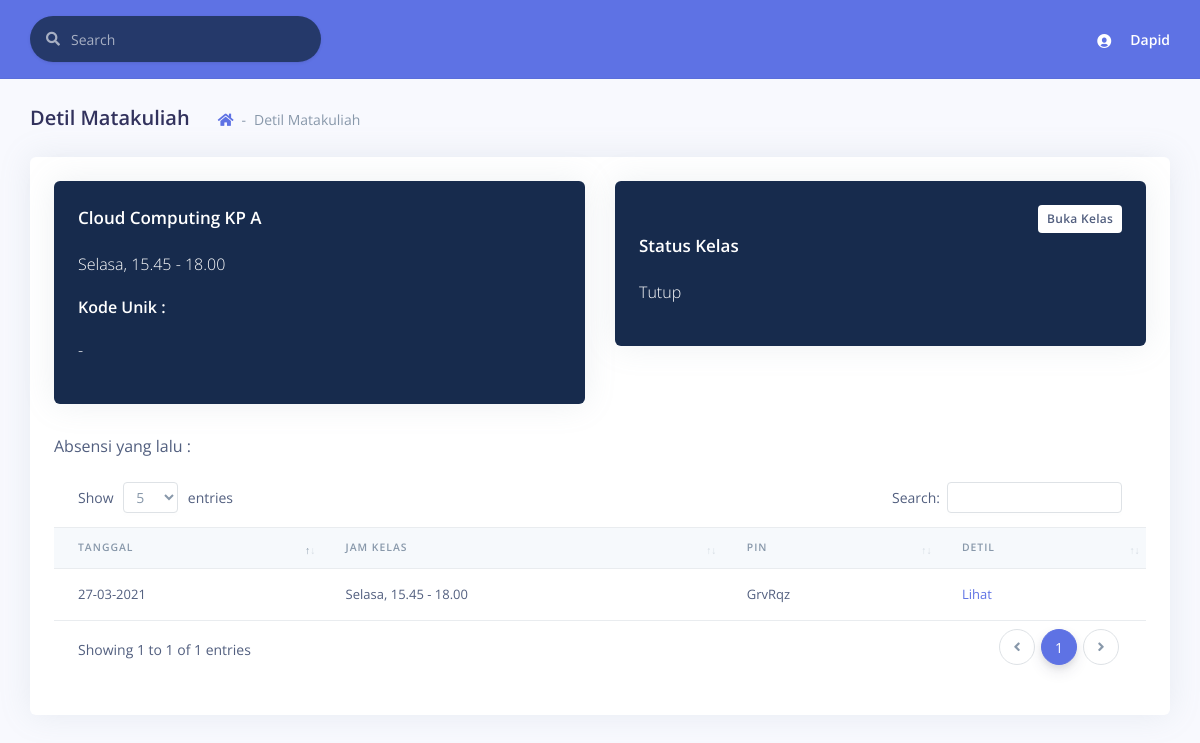
Page /detil_matkul.php?mkid=3 (signed in) on the committed database.
### tables this page shows
CREATE TABLE IF NOT EXISTS `matakuliahs` (
  `id` INT(11) NOT NULL AUTO_INCREMENT,
  `nama` VARCHAR(45) NOT NULL,
  PRIMARY KEY (`id`));

CREATE TABLE IF NOT EXISTS `matakuliahs_buka` (
  `id` INT(11) NOT NULL AUTO_INCREMENT,
  `kp` VARCHAR(45) NOT NULL,
  PRIMARY KEY (`id`));

CREATE TABLE IF NOT EXISTS `jadwals` (
  `id` INT(11) NOT NULL AUTO_INCREMENT,
  `hari` VARCHAR(45) NOT NULL,
  `jam_mulai` VARCHAR(45) NOT NULL,
  `jam_selesai` VARCHAR(45) NOT NULL,
  PRIMARY KEY (`id`));

CREATE TABLE IF NOT EXISTS `matakuliahs_kp` (
  `matakuliahs_id` INT(11) NOT NULL,
  `matakuliahs_buka_id` INT(11) NOT NULL,
  `kapasitas` VARCHAR(45) NOT NULL,
  `dosen_id` INT NOT NULL,
  `status` TINYINT NULL DEFAULT 0,
  `e_code` VARCHAR(45) NULL,
  PRIMARY KEY (`matakuliahs_id`, `matakuliahs_buka_id`),
  INDEX `fk_matakuliahs_has_matakuliahs_buka_matakuliahs_buka1_idx` (`matakuliahs_buka_id` ASC),
  INDEX `fk_matakuliahs_has_matakuliahs_buka_matakuliahs1_idx` (`matakuliahs_id` ASC),
  CONSTRAINT `fk_matakuliahs_has_matakuliahs_buka_matakuliahs1`
    FOREIGN KEY (`matakuliahs_id`)
    REFERENCES `matakuliahs` (`id`)
    ON DELETE NO ACTION
    ON UPDATE NO ACTION,
  CONSTRAINT `fk_matakuliahs_has_matakuliahs_buka_matakuliahs_buka1`
    FOREIGN KEY (`matakuliahs_buka_id`)
    REFERENCES `matakuliahs_buka` (`id`)
    ON DELETE NO ACTION
    ON UPDATE NO ACTION);

CREATE TABLE IF NOT EXISTS `kehadirans` (
  `id` INT NOT NULL AUTO_INCREMENT,
  `mahasiswas_id` INT(11) NOT NULL,
  `matakuliahs_id` INT(11) NOT NULL,
  `matakuliahs_buka_id` INT(11) NOT NULL,
  `jadwals_id` INT(11) NOT NULL,
  `tanggal` DATETIME NULL DEFAULT NULL,
  `status` ENUM('HADIR', 'TIDAK HADIR', 'IZIN') NULL DEFAULT 'HADIR',
  `e_code` VARCHAR(45) NULL DEFAULT NULL,
  PRIMARY KEY (`id`),
  INDEX `fk_mahasiswas_has_matakuliahs_has_matakuliahs_buka_has_jadw_idx` (`matakuliahs_id` ASC, `matakuliahs_buka_id` ASC, `jadwals_id` ASC),
  INDEX `fk_mahasiswas_has_matakuliahs_has_matakuliahs_buka_has_jadw_idx1` (`mahasiswas_id` ASC),
  CONSTRAINT `fk_mahasiswas_has_matakuliahs_has_matakuliahs_buka_has_jadwal1`
    FOREIGN KEY (`mahasiswas_id`)
    REFERENCES `mahasiswas` (`id`)
    ON DELETE NO ACTION
    ON UPDATE NO ACTION,
  CONSTRAINT `fk_mahasiswas_has_matakuliahs_has_matakuliahs_buka_has_jadwal2`
    FOREIGN KEY (`matakuliahs_id` , `matakuliahs_buka_id` , `jadwals_id`)
    REFERENCES `jadwal_matakuliahs` (`matakuliahs_id` , `matakuliahs_buka_id` , `jadwals_id`)
    ON DELETE NO ACTION
    ON UPDATE NO ACTION);

### detil_matkul.php (the view, shortened to what this page needs)
<!DOCTYPE html>
<html>
<head>
    <link rel="stylesheet" href="./assets/vendor/nucleo/css/nucleo.css" type="text/css">
    <link rel="stylesheet" href="./assets/vendor/@fortawesome/fontawesome-free/css/all.min.css" type="text/css">
    <link rel="stylesheet" href="./assets/css/argon.css?v=1.1.0" type="text/css">
    <link href="https://cdnjs.cloudflare.com/ajax/libs/limonte-sweetalert2/7.33.1/sweetalert2.min.css" rel="stylesheet">
    <link rel="stylesheet" href="./assets/vendor/datatables.net-bs4/css/dataTables.bootstrap4.min.css">
    <link rel="stylesheet" href="./assets/vendor/datatables.net-buttons-bs4/css/buttons.bootstrap4.min.css">
    <link rel="stylesheet" href="./assets/vendor/datatables.net-select-bs4/css/select.bootstrap4.min.css">
</head>
<?php
$idmatakuliah = $_GET['mkid'];
$mysqli = konek('localhost', 'root', '', 'presensi_cloud');
?>
<body>
    <div class="main-content" id="panel">
        <nav class="navbar navbar-top navbar-expand navbar-light bg-primary border-bottom">
            <div class="container-fluid">
                <div class="collapse navbar-collapse" id="navbarSupportedContent">
                    <form class="navbar-search navbar-search-dark form-inline mr-sm-3" id="navbar-search-main">
                        <div class="form-group mb-0">
                            <div class="input-group input-group-alternative input-group-merge">
                                <div class="input-group-prepend">
                                    <span class="input-group-text"><i class="fas fa-search"></i></span>
                                </div>
                                <input class="form-control" placeholder="Search" type="text">
                            </div>
                        </div>
                    </form>
                    <ul class="navbar-nav align-items-center ml-auto ml-md-0">
                        <li class="nav-item dropdown">
                            <a class="nav-link pr-0" href="#" role="button" data-toggle="dropdown" aria-haspopup="true" aria-expanded="false">
                                <div class="media align-items-center">
                                    <span class="avatar avatar-sm rounded-circle bg-transparent">
                                        <i class="ni ni-circle-08 bg-transparent"></i>
                                    </span>
                                    <div class="media-body ml-2 d-none d-lg-block">
                                        <span class="mb-0 text-sm  font-weight-bold text-white"><?php echo $_SESSION['nama'] ?></span>
                                    </div>
                                </div>
                            </a>
                        </li>
                    </ul>
                </div>
            </div>
        </nav>
        <div class="header pb-6">
            <div class="container-fluid">
                <div class="header-body">
                    <div class="row align-items-center py-4">
                        <div class="col-lg-6 col-7">
                            <h6 class="h2 d-inline-block mb-0">Detil Matakuliah</h6>
                            <nav aria-label="breadcrumb" class="d-none d-md-inline-block ml-md-4">
                                <ol class="breadcrumb breadcrumb-links">
                                    <li class="breadcrumb-item"><a href="dashboard.php"><i class="fas fa-home"></i></a></li>
                                    <li class="breadcrumb-item active" aria-current="page">Detil Matakuliah</li>
                                </ol>
                            </nav>
                        </div>
                    </div>
                </div>
            </div>
        </div>
        <div class="container-fluid mt--6">
            <div class="row">
                <div class="col-12">
                    <div class="card bg-bg-white border-0">
                        <div class="card-body">
                            <div class="row">
                                <div class="col-12">
                                    <div class="row">
                                        <div class="col-6">
                                            <div class="card bg-default">
                                                <div class="card-body">
                                                    <?php
                                                    $mysqli->select_db('presensi_cloud_' . $_SESSION['jid']);
                                                    $sql = "SELECT *, a.id as id_mk,c.id as id_kp, f.id as id_hari FROM matakuliahs a INNER JOIN matakuliahs_kp b ON
          a.id=b.matakuliahs_id INNER JOIN matakuliahs_buka c ON b.matakuliahs_buka_id=c.id INNER JOIN jadwal_matakuliahs e
          ON a.id=e.matakuliahs_id INNER JOIN jadwals f ON e.jadwals_id=f.id WHERE a.id=" . $idmatakuliah;
                                                    $stmt = $mysqli->prepare($sql);
                                                    $stmt->execute();
                                                    $res = $stmt->get_result();
                                                    while ($row = $res->fetch_assoc()) {
                                                        $nama = $row['nama'];
                                                        $hari = $row['hari'];
                                                        $jamm = $row['jam_mulai'];
                                                        $jams = $row['jam_selesai'];
                                                        $kp = $row['kp'];
                                                        $kpid = $row['id_kp'];
                                                        $kodeun = $row['e_code'];
                                                        if ($kodeun == '') {
                                                            $kodeun = '-';
                                                        }
                                                    }
                                                    echo "<h3 class='card-title text-white'>" . $nama . ' KP ' . $kp . '</h3>';
                                                    echo "<p class='text-white'>" . $hari . ", " . $jamm . " - " . $jams . '</p>';
                                                    echo "<p class='font-weight-bold text-white'> Kode Unik : <p class='text-white' id='kunik'>" . $kodeun . "</p></p>";
                                                    ?>
                                                </div>
                                            </div>
                                        </div>
                                        <div class="col-6">
                                            <div class="card bg-default">
                                                <div class="card-body">
                                                    <div class="d-flex justify-content-between">
                                                        <a href="#" class="mr-4">&nbsp</a>
                                                        <button type="button" id="btntogglekelas" class="btn btn-sm bg-white float-right">
                                                            <?php
                                                            $mysqli->select_db('presensi_cloud_' . $_SESSION['jid']);
                                                            $sql = "SELECT * from matakuliahs_kp WHERE matakuliahs_id=" . $idmatakuliah . " AND matakuliahs_buka_id=" . $kpid;
                                                            $stmt = $mysqli->prepare($sql);
                                                            $stmt->execute();
                                                            $res = $stmt->get_result();
                                                            $row = $res->fetch_assoc();
                                                            if ($row['status'] == 0) {
                                                                $statusKelasss = 'Buka Kelas';
                                                                echo $statusKelasss;
                                                            } else {
                                                                $statusKelasss = 'Tutup Kelas';
                                                                echo $statusKelasss;
                                                            }
                                                            ?>
                                                        </button>
                                                    </div>
                                                    <h3 class="card-title text-white">Status Kelas</h3>
                                                    <blockquote class="blockquote text-white mb-0">
                                                        <p id='statusKelass'>
                                                            <?php
                                                            $mysqli->select_db('presensi_cloud_' . $_SESSION['jid']);
                                                            $sql = "SELECT * from matakuliahs_kp WHERE matakuliahs_id=" . $idmatakuliah . " AND matakuliahs_buka_id=" . $kpid;
                                                            $stmt = $mysqli->prepare($sql);
                                                            $stmt->execute();
                                                            $res = $stmt->get_result();
                                                            $row = $res->fetch_assoc();
                                                            if ($row['status'] == 0) {
                                                                $statusKelass = 'Tutup';
                                                                echo $statusKelass;
                                                            } else {
                                                                $statusKelass = 'Buka';
                                                                echo $statusKelass;
                                                            }
                                                            ?>
                                                        </p>
                                                    </blockquote>
                                                </div>
                                            </div>
                                        </div>
                                    </div>
                                    Absensi yang lalu :
                                    <div class="table-responsive py-4">
                                        <table class="table table-flush" id="datatable-basic">
                                            <thead class="thead-light">
                                                <tr>
                                                    <th>Tanggal</th>
                                                    <th>Jam Kelas</th>
                                                    <th>Pin</th>
                                                    <th>Detil</th>
                                                </tr>
                                            </thead>
                                            <tbody>
                                                <?php
                                                $sql = "SELECT *, a.id as id_mk, b.status as status_matkul, c.id as id_kp, f.id as id_hari, k.e_code as code FROM kehadirans k INNER JOIN matakuliahs a ON k.matakuliahs_id=a.id INNER JOIN matakuliahs_kp b ON
          a.id=b.matakuliahs_id INNER JOIN matakuliahs_buka c ON b.matakuliahs_buka_id=c.id INNER JOIN jadwal_matakuliahs e
          ON a.id=e.matakuliahs_id INNER JOIN jadwals f ON e.jadwals_id=f.id WHERE k.matakuliahs_id=" . $idmatakuliah . " AND k.matakuliahs_buka_id=" . $kpid . " GROUP BY code ORDER BY k.tanggal ASC";
                                                $stmt = $mysqli->prepare($sql);
                                                $stmt->execute();
                                                $res = $stmt->get_result();
                                                while ($row = $res->fetch_assoc()) {
                                                    $tanggal = date_format(date_create($row['tanggal']), "d-m-Y");
                                                    $hari = $row['hari'];
                                                    $jamm = $row['jam_mulai'];
                                                    $jams = $row['jam_selesai'];
                                                    $kode = $row['code'];
                                                    echo "
                                                <tr>
                                                <td>$tanggal</td>
                                                <td>$hari, $jamm - $jams</td>
                                                <td>$kode</td>
                                                <td><a href='detil_absensi.php?ekode=$kode&mkid=$idmatakuliah&kpid=$kpid&tgl=$tanggal'>Lihat</a></td>
                                                </tr>
                                                ";
                                                }
                                                ?>
                                            </tbody>
                                        </table>
                                    </div>
                                </div>
                            </div>
                        </div>
                    </div>
                </div>
            </div>
</body>
</html>

### rows in the picture
matakuliahs: nama "Cloud Computing", matakuliahs_buka.kp "A", jadwals.hari "Selasa", jadwals.jam_mulai "15.45", jadwals.jam_selesai "18.00"
matakuliahs_kp: status "Buka Kelas", status "Tutup"
kehadirans: tanggal "27-03-2021", jadwals.hari "Selasa", jadwals.jam_mulai "15.45", jadwals.jam_selesai "18.00", e_code "GrvRqz"

### other values in the picture
$_SESSION['nama'] "Dapid"
$kodeun "-"
